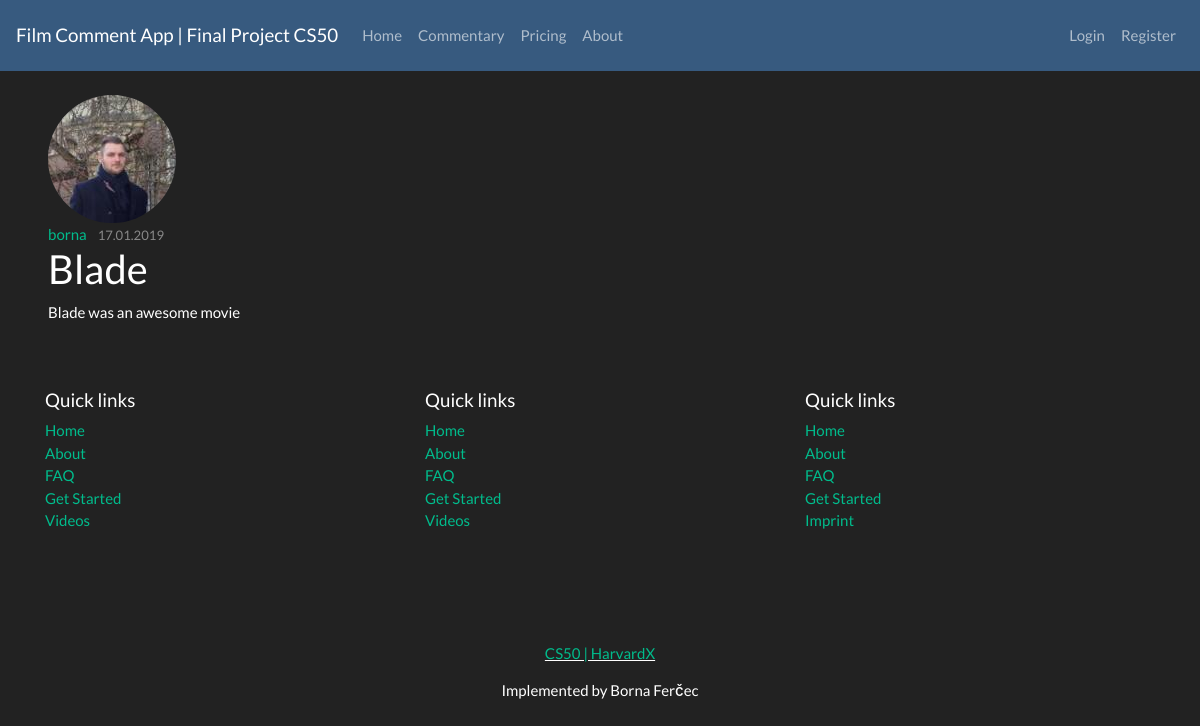
Screenshot of /post/3 with the database file from the repository.
### final_project/models.py (models this page shows, shortened)
class User(db.Model, UserMixin):
    id = db.Column(db.Integer, primary_key=True)
    username = db.Column(db.String(20), unique=True, nullable=False)
    email = db.Column(db.String(120), unique=True, nullable=False)
    image_file = db.Column(db.String(20), nullable=False, default='default.png')
    password = db.Column(db.String(60), nullable=False)
    posts = db.relationship('Post', backref='author', lazy=True)

class Post(db.Model):
    id = db.Column(db.Integer, primary_key=True)
    title = db.Column(db.String(100), nullable=False)
    date_posted = db.Column(db.DateTime, nullable=False, default=datetime.utcnow())
    content = db.Column(db.Text, nullable=False)
    user_id = db.Column(db.Integer, db.ForeignKey('user.id'), nullable=False)

### final_project/routes.py (the view)
@app.route("/post/<int:post_id>")
def post(post_id):
    post = Post.query.get_or_404(post_id)
    return render_template('post.html', title=post.title, post=post)

### final_project/templates/post.html (shortened to what this page needs)
{% extends "index.html" %}
{% block content %}
<div class="content-section col-md-6 pl-5 mt-4">
    <img class="rounded-circle article-img" src="{{ url_for('static', filename='profile_pics/' + post.author.image_file) }}">
    <div class="media-body">
        <div class="article-metadata">
        <a class="mr-2" href="#">{{ post.author.username }}</a>
        <small class="text-muted">{{ post.date_posted.strftime('%d.%m.%Y') }}</small>
        </div>
        <h2 class="article-title">{{ post.title }}</a></h2>
        <p class="article-content">{{ post.content }}</p>
    </div>
</div>
{% endblock content %}

### rows the page displays
User: image_file (picture), author.username "borna"
Post: date_posted "17.01.2019", title "Blade", content "Blade was an awesome movie"
